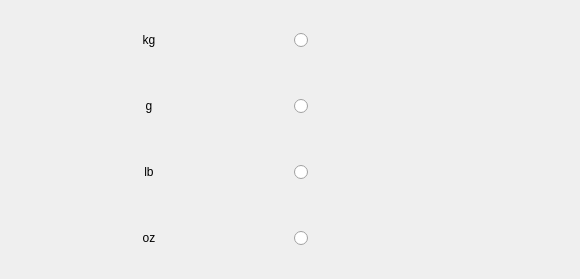
     <widget class="QWidget" name="page_38">
      <widget class="QWidget" name="layoutWidget">
       <property name="geometry">
        <rect>
         <x>10</x>
         <y>10</y>
         <width>561</width>
         <height>260</height>
        </rect>
       </property>
       <layout class="QGridLayout" name="gridLayout_9">
        <item row="0" column="0">
         <widget class="QLabel" name="label_93">
          <property name="styleSheet">
           <string notr="true">font: 18pt &quot;Sans Serif&quot;;</string>
          </property>
          <property name="text">
           <string>kg</string>
          </property>
          <property name="alignment">
           <set>Qt::AlignCenter</set>
          </property>
         </widget>
        </item>
        <item row="0" column="1">
         <widget class="QRadioButton" name="radioButton_50">
          <property name="minimumSize">
           <size>
            <width>0</width>
            <height>60</height>
           </size>
          </property>
          <property name="styleSheet">
           <string notr="true">QRadioButton{
   font: 14pt &quot;黑体&quot;;
   spacing: 10 
}  

QRadioButton::indicator { 
   width: 25px;
   height: 25px;
   image: url(:/A31/A31/logo/Radio.png);
}

QRadioButton::indicator:checked { 
image: url(:/A31/A31/logo/Radio_check.png);s
}</string>
          </property>
          <property name="text">
           <string/>
          </property>
         </widget>
        </item>
        <item row="1" column="0">
         <widget class="QLabel" name="label_94">
          <property name="styleSheet">
           <string notr="true">font: 18pt &quot;Sans Serif&quot;;</string>
          </property>
          <property name="text">
           <string>g</string>
          </property>
          <property name="alignment">
           <set>Qt::AlignCenter</set>
          </property>
         </widget>
        </item>
        <item row="1" column="1">
         <widget class="QRadioButton" name="radioButton_52">
          <property name="minimumSize">
           <size>
            <width>0</width>
            <height>60</height>
           </size>
          </property>
          <property name="styleSheet">
           <string notr="true">QRadioButton{
   font: 14pt &quot;黑体&quot;;
   spacing: 10 
}  

QRadioButton::indicator { 
   width: 25px;
   height: 25px;
   image: url(:/A31/A31/logo/Radio.png);
}

QRadioButton::indicator:checked { 
image: url(:/A31/A31/logo/Radio_check.png);s
}</string>
          </property>
          <property name="text">
           <string/>
          </property>
         </widget>
        </item>
        <item row="2" column="0">
         <widget class="QLabel" name="label_92">
          <property name="styleSheet">
           <string notr="true">font: 18pt &quot;Sans Serif&quot;;</string>
          </property>
          <property name="text">
           <string>lb</string>
          </property>
          <property name="alignment">
           <set>Qt::AlignCenter</set>
          </property>
         </widget>
        </item>
        <item row="2" column="1">
         <widget class="QRadioButton" name="radioButton_53">
          <property name="minimumSize">
           <size>
            <width>0</width>
            <height>60</height>
           </size>
          </property>
          <property name="styleSheet">
           <string notr="true">QRadioButton{
   font: 14pt &quot;黑体&quot;;
   spacing: 10 
}  

QRadioButton::indicator { 
   width: 25px;
   height: 25px;
   image: url(:/A31/A31/logo/Radio.png);
}

QRadioButton::indicator:checked { 
image: url(:/A31/A31/logo/Radio_check.png);s
}</string>
          </property>
          <property name="text">
           <string/>
          </property>
         </widget>
        </item>
        <item row="3" column="0">
         <widget class="QLabel" name="label_95">
          <property name="styleSheet">
           <string notr="true">font: 18pt &quot;Sans Serif&quot;;</string>
          </property>
          <property name="text">
           <string>oz</string>
          </property>
          <property name="alignment">
           <set>Qt::AlignCenter</set>
          </property>
         </widget>
        </item>
        <item row="3" column="1">
         <widget class="QRadioButton" name="radioButton_51">
          <property name="minimumSize">
           <size>
            <width>0</width>
            <height>60</height>
           </size>
          </property>
          <property name="styleSheet">
           <string notr="true">QRadioButton{
   font: 14pt &quot;黑体&quot;;
   spacing: 10 
}  

QRadioButton::indicator { 
   width: 25px;
   height: 25px;
   image: url(:/A31/A31/logo/Radio.png);
}

QRadioButton::indicator:checked { 
image: url(:/A31/A31/logo/Radio_check.png);s
}</string>
          </property>
          <property name="text">
           <string/>
          </property>
         </widget>
        </item>
       </layout>
      </widget>
     </widget>
